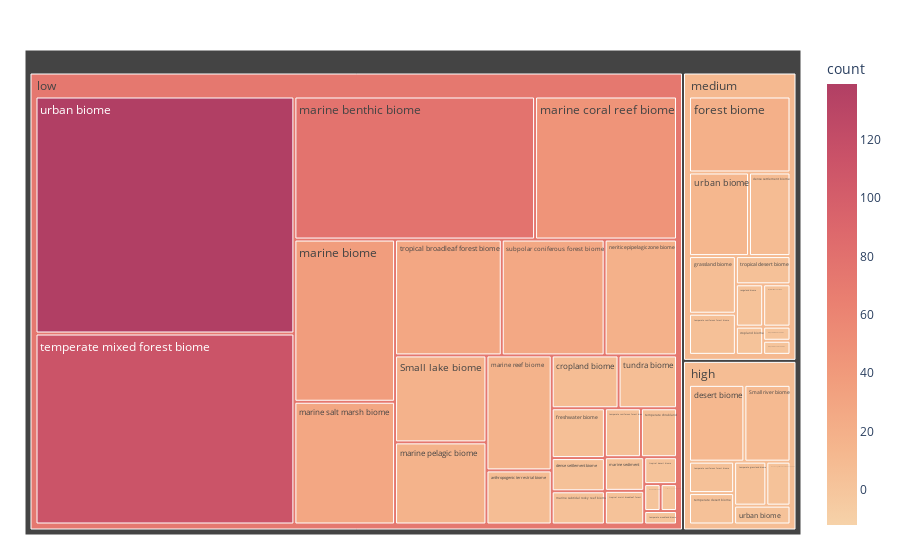

Here is the notebook cell this chart was saved with:
### Code cell
color_continuous_midpoint = np.average(
    df_aggregated['count'], weights=df_aggregated['count']
)

fig = px.treemap(
    df_aggregated, path=['elevation_level', 'env_biome'], 
    values='count', color='count', color_continuous_scale='redor',
    color_continuous_midpoint=color_continuous_midpoint
)
fig.update_layout(margin = dict(t=50, l=25, r=25, b=25))
fig.show()

### Figure 1 — Plotly figure (JSON) as saved in the notebook; plotly's stock layout.template omitted (floating-point values rounded to 4 significant figures)
{"data": [{"branchvalues": "total", "customdata": [[18], [10], [8], [8], [2], [4], [9], [12], [1], [20], [6], [7], [78], [37], [46], [17], [17], [28], [3], [4], [3], [1], [19], [3], [27], [4], [4], [5], [4], [4], [112], [4], [1], [1], [1], [28], [2], [4], [3], [3], [7], [3], [139], [13], [7.75], [72.82], [11.24]], "domain": {"x": [0, 1], "y": [0, 1]}, "hovertemplate": "labels=%{label}<br>count_sum=%{value}<br>parent=%{parent}<br>id=%{id}<br>count=%{color}<extra></extra>", "ids": ["low/Small lake biome", "high/Small river biome", "low/anthropogenic terrestrial biome", "low/cropland biome", "medium/cropland biome", "low/dense settlement biome", "medium/dense settlement biome", "high/desert biome", "low/flooded savanna", "medium/forest biome", "low/freshwater biome", "medium/grassland biome", "low/marine benthic biome", "low/marine biome", "low/marine coral reef biome", "low/marine pelagic biome", "low/marine reef biome", "low/marine salt marsh biome", "low/marine sediment", "low/marine subtidal rocky reef biome", "high/montane grasslands and shrubland biome", "low/neritic bathypelagic zone biome", "low/neritic epipelagic zone biome", "medium/rangeland biome", "low/subpolar coniferous forest biome", "high/temperate coniferous forest biome", "low/temperate coniferous forest biome", "medium/temperate coniferous forest biome", "high/temperate desert biome", "high/temperate grassland biome", "low/temperate mixed forest biome", "low/temperate shrubland", "medium/temperate shrubland biome", "low/temperate woodland biome", "medium/temperate woodland biome", "low/tropical broadleaf forest biome", "low/tropical desert biome", "medium/tropical desert biome", "low/tropical moist broadleaf forest", "medium/tropical moist broadleaf forest", "low/tundra biome", "high/urban biome", "low/urban biome", "medium/urban biome", "high", "low", "medium"], "labels": ["Small lake biome", "Small river biome", "anthropogenic terrestrial biome", "cropland biome", "cropland biome", "dense settlement biome", "dense settlement biome", "desert biome", "flooded savanna", "forest biome", "freshwater biome", "grassland biome", "marine benthic biome", "marine biome", "marine coral reef biome", "marine pelagic biome", "marine reef biome", "marine salt marsh biome", "marine sediment", "marine subtidal rocky reef biome", "montane grasslands and shrubland biome", "neritic bathypelagic zone biome", "neritic epipelagic zone biome", "rangeland biome", "subpolar coniferous forest biome", "temperate coniferous forest biome", "temperate coniferous forest biome", "temperate coniferous forest biome", "temperate desert biome", "temperate grassland biome", "temperate mixed forest biome", "temperate shrubland", "temperate shrubland biome", "temperate woodland biome", "temperate woodland biome", "tropical broadleaf forest biome", "tropical desert biome", "tropical desert biome", "tropical moist broadleaf forest", "tropical moist broadleaf forest", "tundra biome", "urban biome", "urban biome", "urban biome", "high", "low", "medium"], "marker": {"coloraxis": "coloraxis", "colors": [18, 10, 8, 8, 2, 4, 9, 12, 1, 20, 6, 7, 78, 37, 46, 17, 17, 28, 3, 4, 3, 1, 19, 3, 27, 4, 4, 5, 4, 4, 112, 4, 1, 1, 1, 28, 2, 4, 3, 3, 7, 3, 139, 13, 7.75, 72.82, 11.24]}, "name": "", "parents": ["low", "high", "low", "low", "medium", "low", "medium", "high", "low", "medium", "low", "medium", "low", "low", "low", "low", "low", "low", "low", "low", "high", "low", "low", "medium", "low", "high", "low", "medium", "high", "high", "low", "low", "medium", "low", "medium", "low", "low", "medium", "low", "medium", "low", "high", "low", "medium", "", "", ""], "type": "treemap", "values": [18, 10, 8, 8, 2, 4, 9, 12, 1, 20, 6, 7, 78, 37, 46, 17, 17, 28, 3, 4, 3, 1, 19, 3, 27, 4, 4, 5, 4, 4, 112, 4, 1, 1, 1, 28, 2, 4, 3, 3, 7, 3, 139, 13, 40, 622, 68]}], "layout": {"autosize": true, "coloraxis": {"cmid": 63.52, "colorbar": {"title": {"text": "count"}}, "colorscale": [[0, "rgb(246, 210, 169)"], [0.1667, "rgb(245, 183, 142)"], [0.3333, "rgb(241, 156, 124)"], [0.5, "rgb(234, 129, 113)"], [0.6667, "rgb(221, 104, 108)"], [0.8333, "rgb(202, 82, 104)"], [1, "rgb(177, 63, 100)"]]}, "legend": {"tracegroupgap": 0}, "margin": {"b": 25, "l": 25, "r": 25, "t": 50}}}
